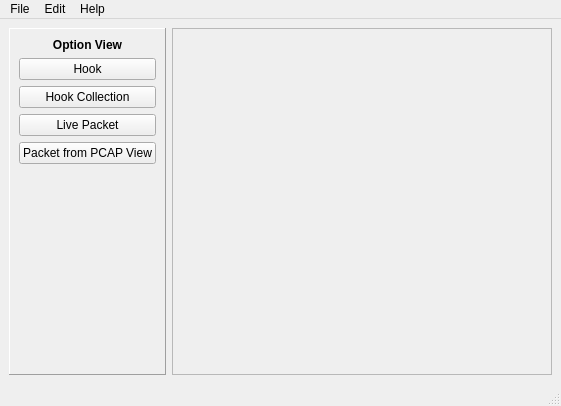
<?xml version="1.0" encoding="UTF-8"?>
<ui version="4.0">
 <class>MainWindow</class>
 <widget class="QMainWindow" name="MainWindow">
  <property name="geometry">
   <rect>
    <x>0</x>
    <y>0</y>
    <width>561</width>
    <height>406</height>
   </rect>
  </property>
  <property name="windowTitle">
   <string>MainWindow</string>
  </property>
  <widget class="QWidget" name="centralwidget">
   <layout class="QHBoxLayout" name="horizontalLayout_2">
    <item>
     <layout class="QHBoxLayout" name="horizontalLayout">
      <item>
       <widget class="QFrame" name="optionView">
        <property name="frameShape">
         <enum>QFrame::Panel</enum>
        </property>
        <property name="frameShadow">
         <enum>QFrame::Raised</enum>
        </property>
        <layout class="QVBoxLayout" name="verticalLayout_3">
         <item>
          <layout class="QVBoxLayout" name="verticalLayout">
           <item>
            <widget class="QLabel" name="label">
             <property name="font">
              <font>
               <weight>75</weight>
               <bold>true</bold>
              </font>
             </property>
             <property name="text">
              <string>Option View</string>
             </property>
             <property name="alignment">
              <set>Qt::AlignCenter</set>
             </property>
            </widget>
           </item>
           <item>
            <widget class="QPushButton" name="hookOptionButton">
             <property name="text">
              <string>Hook</string>
             </property>
            </widget>
           </item>
           <item>
            <widget class="QPushButton" name="hookCollectionOptionButton">
             <property name="text">
              <string>Hook Collection</string>
             </property>
            </widget>
           </item>
           <item>
            <widget class="QPushButton" name="livePacketOptionButton">
             <property name="text">
              <string>Live Packet</string>
             </property>
            </widget>
           </item>
           <item>
            <widget class="QPushButton" name="packetFromPCAPViewOptionButton">
             <property name="text">
              <string>Packet from PCAP View</string>
             </property>
            </widget>
           </item>
           <item>
            <spacer name="verticalSpacer">
             <property name="orientation">
              <enum>Qt::Vertical</enum>
             </property>
             <property name="sizeHint" stdset="0">
              <size>
               <width>20</width>
               <height>40</height>
              </size>
             </property>
            </spacer>
           </item>
          </layout>
         </item>
        </layout>
       </widget>
      </item>
      <item>
       <widget class="QFrame" name="contentView">
        <property name="frameShape">
         <enum>QFrame::StyledPanel</enum>
        </property>
        <property name="frameShadow">
         <enum>QFrame::Raised</enum>
        </property>
        <layout class="QHBoxLayout" name="horizontalLayout_3">
         <item>
          <widget class="QStackedWidget" name="stackedContentView">
           <property name="currentIndex">
            <number>0</number>
           </property>
           <widget class="QWidget" name="page_5">
            <layout class="QHBoxLayout" name="horizontalLayout_4"/>
           </widget>
           <widget class="QWidget" name="page_6"/>
           <widget class="QWidget" name="page_7"/>
           <widget class="QWidget" name="page_8"/>
          </widget>
         </item>
        </layout>
       </widget>
      </item>
     </layout>
    </item>
   </layout>
  </widget>
  <widget class="QMenuBar" name="menubar">
   <property name="geometry">
    <rect>
     <x>0</x>
     <y>0</y>
     <width>561</width>
     <height>18</height>
    </rect>
   </property>
   <widget class="QMenu" name="menuFile">
    <property name="title">
     <string>File</string>
    </property>
    <addaction name="actionExecution_Sequence_Error"/>
    <addaction name="actionProxy_Behavior_Disabled"/>
    <addaction name="actionQueue_Error_Message"/>
    <addaction name="actionHook_Collection_Execution_Sequence_Error"/>
   </widget>
   <widget class="QMenu" name="menuEdit">
    <property name="title">
     <string>Edit</string>
    </property>
   </widget>
   <widget class="QMenu" name="menuHelp">
    <property name="title">
     <string>Help</string>
    </property>
   </widget>
   <addaction name="menuFile"/>
   <addaction name="menuEdit"/>
   <addaction name="menuHelp"/>
  </widget>
  <widget class="QStatusBar" name="statusbar"/>
  <action name="actionExecution_Sequence_Error">
   <property name="text">
    <string>Hook Execution Sequence Error</string>
   </property>
  </action>
  <action name="actionProxy_Behavior_Disabled">
   <property name="text">
    <string>Proxy Behavior Disabled</string>
   </property>
  </action>
  <action name="actionQueue_Error_Message">
   <property name="text">
    <string>Queue Error Message</string>
   </property>
  </action>
  <action name="actionHook_Collection_Execution_Sequence_Error">
   <property name="text">
    <string>Hook Collection Execution Sequence Error</string>
   </property>
  </action>
 </widget>
 <resources/>
 <connections/>
</ui>
